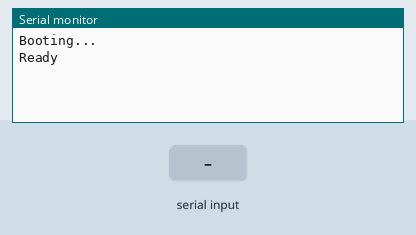
Simulated run of this sketch. Board: Arduino Uno, built with avr-gcc and run on an emulated ATmega328P. Parts: the last lines printed to the serial monitor. The inputs (shaded band) are chosen by the test bench.

Above: at 1.2 s.
1.3 s: "get" received over Serial
At 2.4 s:
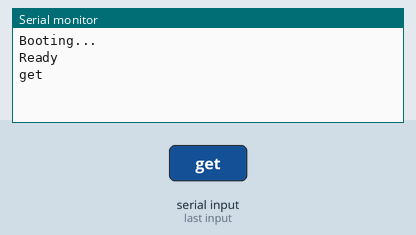
2.8 s: "set " received over Serial
At 3.3 s:
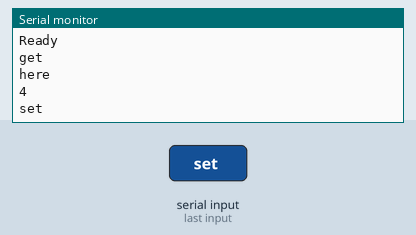

Measured:
- after the input at 1.3 s, the serial monitor: prints a new line at once (image 1)
- after the input at 2.8 s, the serial monitor: prints a new line at once (image 2)

The sketch:

RTC-and-1602-LCD-v2.ino
```cpp
//#include <Wire.h>
//#include "RTClib.h"
//#include <LiquidCrystal_I2C.h>

//LiquidCrystal_I2C   lcd(0x27, 16, 2);
//RTC_DS3231          rtc;
int loopCounter     = 0;

//char daysOfTheWeek[7][12] = {"Sun", "Mon", "Tue", "Wed", "Thu", "Fri", "Sat"};
//char monthsOfTheYear[12][12] = {"Jan", "Feb", "Mar", "Apr", "May", "Jun", "Jul", "Aug", "Sep", "Oct", "Nov", "Dec"};

void setup () {
  //Wire.begin();
  Serial.begin(9600);
  Serial.setTimeout(5);
  Serial.println("Booting...");

  //setupLcd();
  //setupRtc();

  Serial.println("Ready");
}

void loop () {
  loopCounter++;

  handleSerialInput();

  if(loopCounter >= 5) {
    //updateDisplay();
    loopCounter = 0;
  }

  delay(20);
}

/*
void setupLcd() {
  // put your setup code here, to run once:
  lcd.init(); // initialize the lcd
  // Print a message to the LCD.
  lcd.backlight();
  lcd.print("Booting...");
}

void setupRtc() {
  if (!rtc.begin()) {
    Serial.println("Couldn't find RTC");
    while (1);
  }
}

void updateDisplay() {
  DateTime now = rtc.now();

  // Date row
  lcd.setCursor(0, 0);
  lcd.print(daysOfTheWeek[now.dayOfTheWeek()]);
  lcd.print(" ");
  lcd.print(now.day() < 10 ? "0" + String(now.day()) : now.day());
  lcd.print(" ");
  lcd.print(monthsOfTheYear[now.month() - 1]);

  // Time row
  lcd.setCursor(0, 1);
  lcd.print(now.hour() < 10 ? "0" + String(now.hour()) : now.hour());
  lcd.print(":");
  lcd.print(now.minute() < 10 ? "0" + String(now.minute()) : now.minute());
  lcd.print(":");
  lcd.print(now.second() < 10 ? "0" + String(now.second()) : now.second());
}

void setTime(int y, int m, int d, int h, int i, int s) {
  Serial.println("Setting time");
  rtc.adjust(DateTime(y, m, d, h, i, s));
}
*/


void serialPrintTime() {
  /*
  DateTime now = rtc.now();

  Serial.print(daysOfTheWeek[now.dayOfTheWeek()]);
  Serial.print(" ");
  Serial.print(now.day() < 10 ? "0" + String(now.day()) : now.day());
  Serial.print(" ");
  Serial.print(monthsOfTheYear[now.month() - 1]);
  Serial.print("  ");
  Serial.print(now.hour() < 10 ? "0" + String(now.hour()) : now.hour());
  Serial.print(":");
  Serial.print(now.minute() < 10 ? "0" + String(now.minute()) : now.minute());
  Serial.print(":");
  Serial.println(now.second() < 10 ? "0" + String(now.second()) : now.second());
  */
}

void setClockTime(String input) {
  // set 20170317213300

  Serial.println("here");
  Serial.println(input.length());

  // Ensure that the string is the correct length
  if(input.length() < 19) {
    return;
  }

  Serial.println("------------");
  Serial.println( input.substring(4, 4) );
  Serial.println("------------");
}

void handleSerialInput() {
  String input = Serial.readString();
  if( input.length() == 0 ) return;

  if(input.startsWith("get") ) {
    serialPrintTime();
  }

  if(input.startsWith("set ")) {
    setClockTime(input);
  }


  Serial.println(input);
}
```
